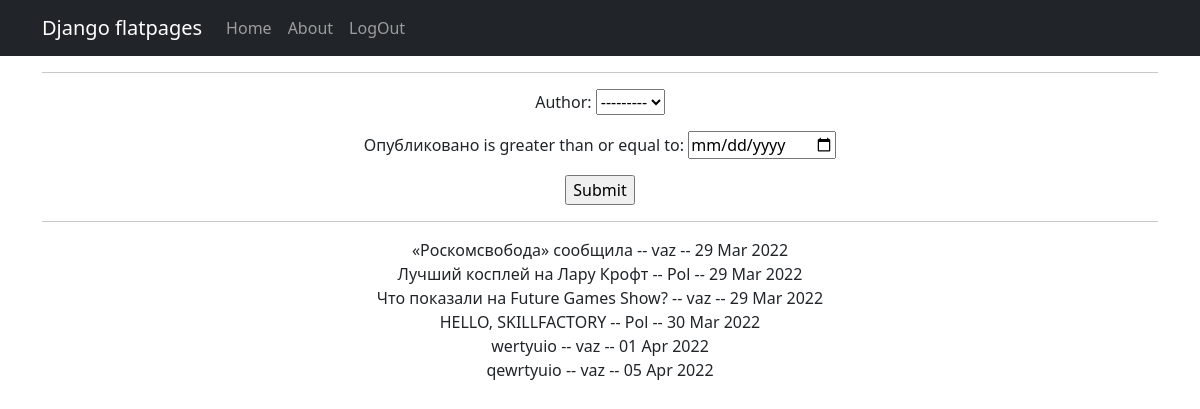
/news/search, run on the app's committed database.
### new/models.py (models this page shows, shortened)
class Post(models.Model):
    author = models.ForeignKey(Author, on_delete=models.CASCADE)
    category = models.CharField(max_length=3, choices=POSITIONS, default=news)
    time_public = models.DateTimeField(auto_now_add=True, verbose_name='Опубликовано')
    post_category = models.ManyToManyField(Category, through='PostCategory')
    title = models.CharField(max_length=128, verbose_name='Заголовок')
    text = models.TextField(null=True, blank=True, verbose_name='Текст')
    rating = models.IntegerField(default=0, verbose_name='Рейтинг')

class Author(models.Model):
    author_user = models.OneToOneField(User, on_delete=models.CASCADE)
    author_rating = models.SmallIntegerField(default=0)
    def __str__(self):
        return f'{self.author_user}'
    class Meta:
        verbose_name = 'Автор'
        verbose_name_plural = 'Авторы'

### new/views.py (the view)
# urls.py: path('search', post_filter),
def post_filter(request):
    f = PostFilter(request.GET, queryset=Post.objects.all())
    return render(request, '_filtr.html', {'filter': f})

### templates/_filtr.html (shortened to what this page needs)
{% extends 'flatpages/default.html' %}
{% load custom_filters %}
{% block content %}
<html lang="en">
<head>
</head>
<body>
<hr>
  <form method="get">
    {{ filter.form.as_p }}
    <input type="submit" />
      <hr>
  </form>
    {% for obj in filter.qs %}
        {{ obj.title }} -- {{ obj.author }}  -- {{ obj.time_public|date:'d M Y' }} <br />
    {% endfor %}
</body>
{% endblock content %}

### templates/flatpages/default.html (shortened to what this page needs)
<!DOCTYPE html>
<html lang="en">
    <head>
        {% load static %}
        <link href="{% static 'css/styles.css' %}" rel="stylesheet" />
    </head>
    <body>
        <nav class="navbar navbar-expand-lg navbar-dark bg-dark static-top">
   <div class="container">
       <a class="navbar-brand" href="#">Django flatpages</a>
       <div class="collapse navbar-collapse" id="navbarResponsive">
           <ul class="navbar-nav ml-auto">
               <li class="nav-item active">
                   <a class="nav-link" href="/news/">Home
                   </a>
               </li>
               <li class="nav-item">
                   <a class="nav-link" href="/about/">About</a>
               </li>
               <li class="nav-item">
                   <a class="nav-link" href="/">LogOut</a>
               </li>
           </ul>
       </div>
   </div>
</nav>
        <div class="container">
   <div class="row">
       <div class="col-lg-12 text-center">
           {% block content %}{% endblock content %}
       </div>
   </div>
</div>
    </body>
</html>

### data on the page
Post: title "«Роскомсвобода» сообщила", author "vaz", time_public "29 Mar 2022"
Post: title "Лучший косплей на Лару Крофт", author "Pol", time_public "29 Mar 2022"
Post: title "Что показали на Future Games Show?", author "vaz", time_public "29 Mar 2022"
Post: title "HELLO, SKILLFACTORY", author "Pol", time_public "30 Mar 2022"
Post: title "wertyuio", author "vaz", time_public "01 Apr 2022"
Post: title "qewrtyuio", author "vaz", time_public "05 Apr 2022"
